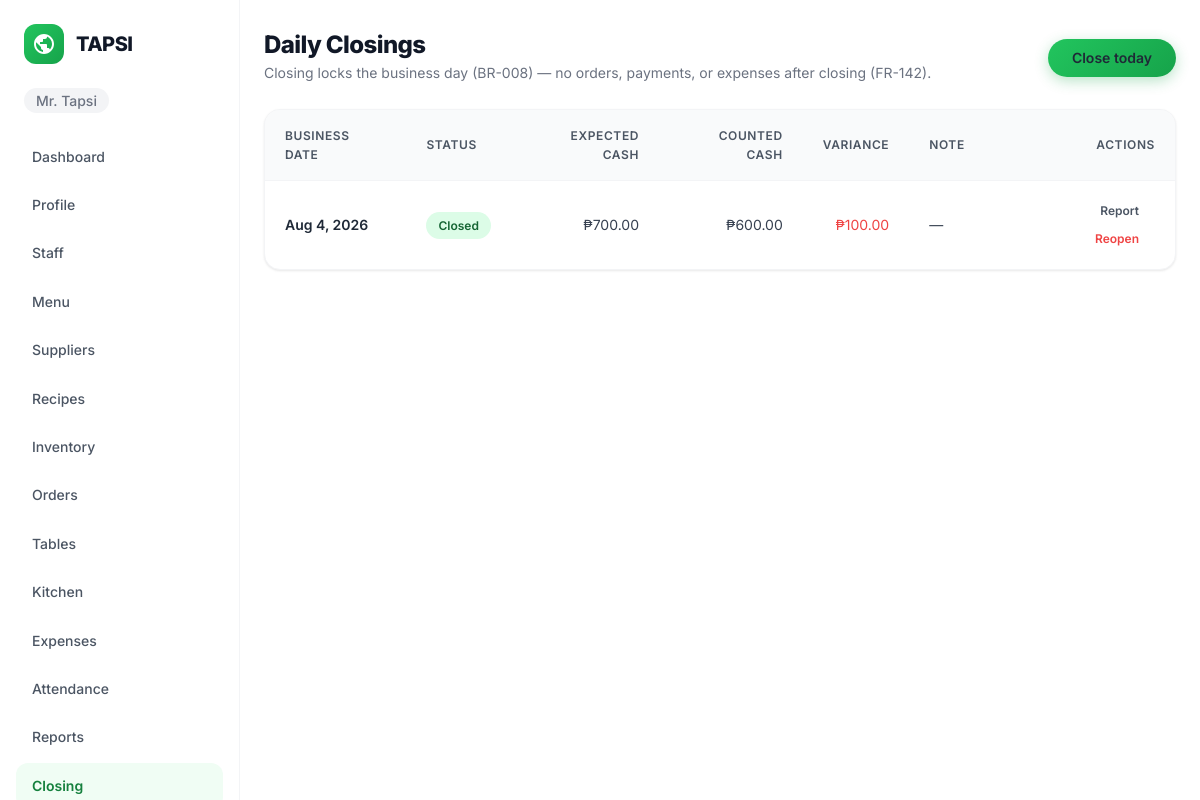
Screenshot of /closing/ (signed in) with the database file from the repository.
### accounts/models.py (models this page shows, shortened)
class User(AbstractUser):
    class Role(models.TextChoices):
        OWNER = "OWNER", "Owner"
        MANAGER = "MANAGER", "Manager"
        CASHIER = "CASHIER", "Cashier"
        KITCHEN = "KITCHEN", "Kitchen"
    username = models.CharField(max_length=254, unique=True, editable=False)
    email = models.EmailField(unique=True)
    restaurant = models.ForeignKey(Restaurant, on_delete=models.PROTECT, related_name="users", null=True, blank=True)
    role = models.CharField(max_length=10, choices=Role.choices, default=Role.CASHIER)
    phone = models.CharField(max_length=30, blank=True, validators=[RegexValidator(r"^[0-9+() -]*$", "Enter a valid phone number.")])
    avatar = models.FileField(upload_to="avatars/", blank=True)
    must_change_password = models.BooleanField(default=False)
    failed_login_count = models.PositiveSmallIntegerField(default=0)
    locked_until = models.DateTimeField(null=True, blank=True)
    pending_email = models.EmailField(blank=True)
    is_deleted = models.BooleanField(default=False)
    deleted_at = models.DateTimeField(null=True, blank=True)
    USERNAME_FIELD = "email"
    REQUIRED_FIELDS: list[str] = []
    objects = UserManager()
    class Meta:
        indexes = [
            models.Index(fields=["restaurant", "role"]),
            models.Index(fields=["restaurant", "is_active", "is_deleted"]),
        ]

class Restaurant(models.Model):
    name = models.CharField(max_length=150)
    address = models.TextField(blank=True)
    contact_number = models.CharField(max_length=30, blank=True)
    tin = models.CharField(max_length=30, blank=True)
    is_vat_registered = models.BooleanField(default=False)
    receipt_footer = models.CharField(max_length=255, blank=True)
    timezone = models.CharField(max_length=50, default="Asia/Manila", editable=False)
    created_at = models.DateTimeField(auto_now_add=True)

### closing/models.py (models this page shows, shortened)
class DailyClosing(models.Model):
    class Status(models.TextChoices):
        CLOSED = "CLOSED", "Closed"
        REOPENED = "REOPENED", "Reopened"
    restaurant_id = models.PositiveIntegerField(db_index=True)
    business_date = models.DateField(db_index=True)
    opening_float = models.DecimalField(max_digits=12, decimal_places=2, default=0)
    expected_cash = models.DecimalField(max_digits=12, decimal_places=2, default=0)
    counted_cash = models.DecimalField(max_digits=12, decimal_places=2, default=0)
    variance = models.DecimalField(max_digits=12, decimal_places=2, default=0)
    variance_note = models.CharField(max_length=255, blank=True)
    status = models.CharField(max_length=10, choices=Status.choices, default=Status.CLOSED)
    closed_by = models.ForeignKey(
        "accounts.User", on_delete=models.SET_NULL, null=True, blank=True,
        related_name="days_closed",
    )
    reopened_by = models.ForeignKey(
        "accounts.User", on_delete=models.SET_NULL, null=True, blank=True,
        related_name="days_reopened",
    )
    reopen_reason = models.CharField(max_length=255, blank=True)
    reopened_at = models.DateTimeField(null=True, blank=True)
    created_at = models.DateTimeField(auto_now_add=True)
    updated_at = models.DateTimeField(auto_now=True)
    class Meta:
        unique_together = ("restaurant_id", "business_date")
        ordering = ("-business_date",)

### closing/views.py (the view)
# urls.py: path("", views.closing_list, name="closing_list"),
@user_passes_test(_is_manager_or_above)
def closing_list(request):
    rid = _restaurant_id(request.user)
    closings = DailyClosing.objects.filter(restaurant_id=rid).select_related("closed_by")
    return render(request, "closing/closing_list.html", {"closings": closings})

### accounts/models.py (called while the page is built)
    def get_queryset(self):
        return super().get_queryset().filter(is_deleted=False)

### closing/views.py (called while the page is built)
def _is_manager_or_above(user):
    return user.is_authenticated and user.role in {User.Role.OWNER, User.Role.MANAGER}

def _restaurant_id(user):
    return user.restaurant_id

### templates/closing/closing_list.html (shortened to what this page needs)
{% extends 'base.html' %}
{% block content %}
<div class="page-heading">
    <div>
        <h1>Daily Closings</h1>
        <p style="color: var(--gray-500); font-size: var(--font-size-sm); margin-top: var(--space-1);">Closing locks the business day (BR-008) — no orders, payments, or expenses after closing (FR-142).</p>
    </div>
    <a href="{% url 'closing:closing_prepare' %}" class="btn btn-primary">Close today</a>
</div>
<div class="table-card">
    <table>
        <thead>
            <tr>
                <th>Business Date</th>
                <th>Status</th>
                <th style="text-align: right;">Expected Cash</th>
                <th style="text-align: right;">Counted Cash</th>
                <th style="text-align: right;">Variance</th>
                <th>Note</th>
                <th style="text-align: right;">Actions</th>
            </tr>
        </thead>
        <tbody>
            {% for closing in closings %}
            <tr>
                <td>{{ closing.business_date|date:"M j, Y" }}</td>
                <td>
                    {% if closing.status == 'CLOSED' %}
                    <span class="badge badge-success">Closed</span>
                    {% else %}
                    <span class="badge badge-warning">Reopened</span>
                    {% endif %}
                </td>
                <td style="text-align: right;">₱{{ closing.expected_cash|floatformat:2 }}</td>
                <td style="text-align: right;">₱{{ closing.counted_cash|floatformat:2 }}</td>
                <td style="text-align: right; color: {% if closing.variance %}var(--color-error){% endif %};">₱{{ closing.variance|floatformat:2 }}</td>
                <td>{{ closing.variance_note|default:"—" }}</td>
                <td style="text-align: right;">
                    <a href="{% url 'closing:eod_report' closing.pk %}" class="btn btn-ghost btn-sm">Report</a>
                    {% if closing.status == 'CLOSED' and user.role == 'OWNER' %}
                    <form method="post" action="{% url 'closing:closing_reopen' closing.pk %}" style="display: inline;">
                        <button type="submit" class="btn btn-ghost btn-sm" style="color: var(--color-error);" onclick="var r = prompt('Reopen reason (required):'); if (r === null || !r.trim()) { return false; } this.form.elements['reason'].value = r.trim(); return true;">Reopen</button>
                    </form>
                    {% endif %}
                </td>
            </tr>
            {% endfor %}
        </tbody>
    </table>
</div>
{% endblock %}

### templates/base.html (shortened to what this page needs)
{% load static %}
<!doctype html>
<html lang="en">
<head>
    <link rel="stylesheet" href="{% static 'css/design/tokens.css' %}">
    <link rel="stylesheet" href="{% static 'css/design/components.css' %}">
    <link rel="stylesheet" href="{% static 'css/app.css' %}">
</head>
<body>
    {% if user.is_authenticated %}
    <aside class="sidebar">
        <a class="navbar-logo" href="{% url 'dashboard' %}">
            <div class="navbar-logo-icon">
            </div>
            <span class="navbar-logo-text">TAPSI</span>
        </a>
        <div class="sidebar-restaurant"><span class="nav-restaurant-name">{{ user.restaurant.name }}</span></div>
        <nav class="sidebar-nav">
            <ul class="sidebar-links">
                <li><a href="{% url 'dashboard' %}" class="{% if request.resolver_match.url_name == 'dashboard' %}active{% endif %}">Dashboard</a></li>
                <li><a href="{% url 'accounts:profile' %}" class="{% if request.resolver_match.url_name == 'profile' %}active{% endif %}">Profile</a></li>
                {% if user.role == 'OWNER' or user.role == 'MANAGER' %}
                <li><a href="{% url 'accounts:staff_list' %}" class="{% if request.resolver_match.url_name == 'staff_list' or request.resolver_match.url_name == 'create_staff' %}active{% endif %}">Staff</a></li>
                <li><a href="{% url 'menu:menu_list' %}" class="{% if 'menu' in request.resolver_match.app_name %}active{% endif %}">Menu</a></li>
                <li><a href="{% url 'suppliers:supplier_list' %}" class="{% if 'suppliers' in request.resolver_match.app_name %}active{% endif %}">Suppliers</a></li>
                <li><a href="{% url 'recipes:recipe_list' %}" class="{% if 'recipes' in request.resolver_match.app_name %}active{% endif %}">Recipes</a></li>
                {% endif %}
                <li><a href="{% url 'inventory:ingredient_list' %}" class="{% if 'inventory' in request.resolver_match.app_name %}active{% endif %}">Inventory</a></li>
                <li><a href="{% url 'orders:order_list' %}" class="{% if 'orders' in request.resolver_match.app_name and request.resolver_match.url_name != 'table_list' %}active{% endif %}">Orders</a></li>
                <li><a href="{% url 'orders:table_list' %}" class="">Tables</a></li>
                <li><a href="{% url 'orders:kitchen_queue' %}" class="{% if request.resolver_match.url_name == 'kitchen_queue' %}active{% endif %}">Kitchen</a></li>
                {% if user.role == 'OWNER' or user.role == 'MANAGER' or user.role == 'CASHIER' %}
                <li><a href="{% url 'expenses:expense_list' %}" class="{% if 'expenses' in request.resolver_match.app_name %}active{% endif %}">Expenses</a></li>
                {% endif %}
                <li><a href="{% url 'employees:attendance_list' %}" class="{% if 'employees' in request.resolver_match.app_name %}active{% endif %}">Attendance</a></li>
                {% if user.role == 'OWNER' or user.role == 'MANAGER' %}
                <li><a href="{% url 'reports:daily_sales' %}" class="{% if 'reports' in request.resolver_match.app_name %}active{% endif %}">Reports</a></li>
                <li><a href="{% url 'closing:closing_list' %}" class="{% if 'closing' in request.resolver_match.app_name %}active{% endif %}">Closing</a></li>
                {% endif %}
            </ul>
        </nav>
    </aside>
    {% endif %}
    <main class="{% if user.is_authenticated %}app-main{% endif %}">
        <div class="container">
            {% block content %}{% endblock %}
        </div>
    </main>
</body>
</html>

### static/css/design/tokens.css (style rules this page uses)
:root { --tapsi-50: #f0fdf4; --tapsi-100: #dcfce7; --tapsi-200: #bbf7d0; --tapsi-300: #86efac; --tapsi-400: #4ade80; --tapsi-500: #22c55e; --tapsi-600: #16a34a; --tapsi-700: #15803d; --tapsi-800: #166534; --tapsi-900: #14532d; --gray-50: #f9fafb; --gray-100: #f3f4f6; --gray-200: #e5e7eb; --gray-300: #d1d5db; --gray-400: #9ca3af; --gray-500: #6b7280; --gray-600: #4b5563; --gray-700: #374151; --gray-800: #1f2937; --gray-900: #111827; --color-success: #22c55e; --color-warning: #f59e0b; --color-error: #ef4444; --color-info: #3b82f6; --surface-primary: #ffffff; --surface-secondary: #f9fafb; --surface-tertiary: #f3f4f6; --font-family: 'Inter', system-ui, -apple-system, BlinkMacSystemFont, 'Segoe UI', sans-serif; --font-size-xs: 0.75rem; --font-size-sm: 0.875rem; --font-size-base: 1rem; --font-size-lg: 1.125rem; --font-size-xl: 1.25rem; --font-size-2xl: 1.5rem; --font-size-3xl: 1.875rem; --font-size-4xl: 2.25rem; --font-size-5xl: 3rem; --font-weight-regular: 400; --font-weight-medium: 500; --font-weight-semibold: 600; --font-weight-bold: 700; --font-weight-extrabold:800; --line-height-tight: 1.1; --line-height-snug: 1.3; --line-height-normal: 1.6; --line-height-relaxed:1.75; --letter-spacing-tight: -0.025em; --letter-spacing-normal: 0; --letter-spacing-wide: 0.05em; --space-0: 0; --space-1: 0.25rem; --space-2: 0.5rem; --space-3: 0.75rem; --space-4: 1rem; --space-5: 1.25rem; --space-6: 1.5rem; --space-8: 2rem; --space-10: 2.5rem; --space-12: 3rem; --space-16: 4rem; --space-20: 5rem; --space-24: 6rem; --radius-sm: 6px; --radius-md: 8px; --radius-lg: 12px; --radius-xl: 16px; --radius-2xl: 20px; --radius-full: 9999px; --shadow-xs: 0 1px 2px rgba(0, 0, 0, 0.04); --shadow-sm: 0 1px 3px rgba(0, 0, 0, 0.06), 0 1px 2px rgba(0, 0, 0, 0.04); --shadow-md: 0 4px 6px -1px rgba(0, 0, 0, 0.06), 0 2px 4px -2px rgba(0, 0, 0, 0.04); --shadow-lg: 0 10px 15px -3px rgba(0, 0, 0, 0.07), 0 4px 6px -4px rgba(0, 0, 0, 0.04); --shadow-xl: 0 20px 25px -5px rgba(0, 0, 0, 0.08), 0 8px 10px -6px rgba(0, 0, 0, 0.04); --shadow-2xl: 0 25px 50px -12px rgba(0, 0, 0, 0.15); --shadow-inner: inset 0 2px 4px rgba(0, 0, 0, 0.04); --transition-fast: 150ms ease; --transition-base: 200ms ease; --transition-slow: 300ms ease; --transition-spring: 500ms cubic-bezier(0.34, 1.56, 0.64, 1); --z-dropdown: 10; --z-sticky: 20; --z-overlay: 30; --z-modal: 40; --z-toast: 50; --container-sm: 640px; --container-md: 768px; --container-lg: 1024px; --container-xl: 1200px; --container-2xl: 1400px; }

### static/css/design/components.css (style rules this page uses)
*, *::before, *::after { margin: 0; padding: 0; box-sizing: border-box; }
body { font-family: var(--font-family); font-size: var(--font-size-base); line-height: var(--line-height-normal); color: var(--gray-800); background: var(--surface-primary); -webkit-font-smoothing: antialiased; }
.btn { display: inline-flex; align-items: center; justify-content: center; gap: var(--space-2); padding: var(--space-3) var(--space-6); font-family: var(--font-family); font-size: var(--font-size-sm); font-weight: var(--font-weight-semibold); line-height: 1; text-decoration: none; border: none; border-radius: var(--radius-full); cursor: pointer; transition: all var(--transition-base); white-space: nowrap; }
.btn-primary { background: linear-gradient(135deg, var(--tapsi-500), var(--tapsi-600)); color: var(--white); box-shadow: 0 4px 14px rgba(22, 163, 74, 0.3); }
.btn-ghost { background: transparent; color: var(--gray-600); }
.btn-sm { padding: var(--space-2) var(--space-4); font-size: var(--font-size-xs); }
.badge { display: inline-flex; align-items: center; gap: var(--space-1); padding: var(--space-1) var(--space-3); font-size: var(--font-size-xs); font-weight: var(--font-weight-semibold); border-radius: var(--radius-full); }
.badge-success { background: #dcfce7; color: #166534; }
.navbar-logo { display: flex; align-items: center; gap: var(--space-3); text-decoration: none; }
.navbar-logo-icon { width: 40px; height: 40px; background: linear-gradient(135deg, var(--tapsi-500), var(--tapsi-600)); border-radius: var(--radius-lg); display: flex; align-items: center; justify-content: center; }
.navbar-logo-text { font-size: var(--font-size-xl); font-weight: var(--font-weight-extrabold); color: var(--gray-900); letter-spacing: var(--letter-spacing-tight); }

### rows the page displays
User: restaurant.name "Mr. Tapsi"
DailyClosing: business_date "Aug 4, 2026", status "Closed", expected_cash "700.00", counted_cash "600.00", variance "100.00", variance_note "—"
